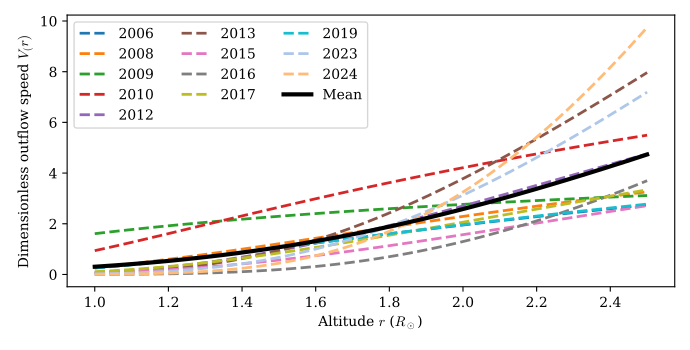

Source code (Python):
#Script to do a nice animation of the convergence of an outflow PARKER SOLUTION
import numpy as np
import matplotlib.pyplot as plt
import seaborn as sns
import os
from scipy.optimize import root_scalar, minimize_scalar
from scipy import interpolate

plt.rcParams.update({
    "text.usetex": False,
    "mathtext.fontset": "cm",  # LaTeX-like Computer Modern
    "font.family": "serif",
})

colors = sns.color_palette('tab20')

fig = plt.figure(figsize = (6.9,3.5))
years = [2006,2008,2009,2010,2012,2013,2015,2016,2017,2019,2023,2024]

nx = 100
allys = np.zeros((nx))
ycount = 0

if os.path.exists(f"./data/batch_logs/optimums.txt"):
    os.remove(f"./data/batch_logs/optimums.txt")

for counter in range(0,1):
    xs = np.linspace(1.0,2.5,nx)  #Basis for the x axis

    for ei, eclipse_number in enumerate(years):

        #os.system(f"scp -r vgjn10@hamilton8.dur.ac.uk:/home/vgjn10/projects/outflowpy/scripts/batch_logs/log_{eclipse_number}.txt ./batch_logs_{source}")
        os.system(f"scp -r vgjn10@hamilton8.dur.ac.uk:/home/vgjn10/projects/outflowpy/scripts/batch_logs/log_{eclipse_number}.txt ./data/batch_logs")

        #log_file = './batch_logs/log_%d.txt' % eclipse_number
        log_file = f'./data/batch_logs/log_{eclipse_number}.txt'

        if not os.path.exists(log_file):
            continue

        log_info = []

        with open(log_file, "r") as f:
            for line in f.readlines():
                log_info.append(line.split(" "))
        log_info = np.array(log_info, dtype = 'float')

        #log_info = log_info[:counter+1,:]


        def implicit_fn(r_c, r, v):
            """
            This is where the implicit Parker Solar Wind function is defined.
            The algorithm should find zeros of this such that f(r, v) = 0.0
            The 'sound speed' here is set to zero as this will be scaled in the function _get_parker_wind_speed (makes the numerics more stable)
            """

            _c_s = 1.0; r_c = r_c
            if np.abs(v/_c_s) < 1e-12:
                return 1e12
            res = v**2/_c_s**2
            res -= 2*np.log(abs(v/_c_s))
            res -= 4*(np.log(abs(r/r_c)) + r_c/r)
            res += 3
            return res

        def _get_parker_wind_speed(r_c):
            """
            Given up on the meshgrid approach as it just doesn't work very well for low velocities.
            Instead doing the original options approach but with the linear prediction option if things are ambiguous
            """
            #Find initial point, assuming that the velocity is small here
            rg = xs
            rg = np.log(rg)
            min_r = -1.0; max_r = rg[-1]*2.0
            vtest_min = 1e-6
            dr = (max_r - min_r)/(2*len(rg))
            #Log two solutions
            vslows = []; vfasts = []
            r0s = []; vfinals = []
            r0 = min_r

            while r0 <= max_r:
                #Find the minimum value of the fn at this point? Would probably be more reliable for more complex functions.
                #Also could put a check in to make sure everything is the right way around?
                #Must be an inbuilt for the minimum of a function within a range?
                minimum = minimize_scalar(lambda v: implicit_fn(r_c, np.exp(r0), v))
                p0 = vtest_min; p1 = minimum.x; p2 = 10.0*minimum.x
                #If the three points have a crossing, then find the actual minimum using the standard root finding thing
                if  implicit_fn(r_c, np.exp(r0), p0)* implicit_fn(r_c, np.exp(r0), p1) < 0.0 and  implicit_fn(r_c, np.exp(r0), p1)* implicit_fn(r_c, np.exp(r0), p2) < 0.0:
                    #This is valid -- find the roots
                    vslow = root_scalar((lambda v: implicit_fn(r_c, np.exp(r0), v)), bracket = [p0, p1]).root
                    vfast = root_scalar((lambda v: implicit_fn(r_c, np.exp(r0), v)), bracket = [p1, p2]).root
                    vslows.append(vslow); vfasts.append(vfast)
                    if len(vfinals) < 2:  #For the first two, it's probably safe to assume that this is the slow solution
                        vfinals.append(vslows[-1])
                        r0s.append(r0)
                    else:
                        prediction = 2*vfinals[-1] - vfinals[-2]
                        diffslow = np.abs(vslows[-1] - prediction)
                        difffast = np.abs(vfasts[-1] - prediction)
                        if diffslow < difffast:
                            vfinals.append(vslows[-1])
                            r0s.append(r0)
                        else:
                            vfinals.append(vfasts[-1])
                            r0s.append(r0)
                else:
                    #If r is reasonably small, it is probably zero, so add something to that effect at the start
                    if r0 < np.log(2.5):
                        vfinals.append(0.0)
                        r0s.append(r0)
                    else:
                        raise Exception('A sensible solution to the implicit wind speed equation could not be found')
                r0 = r0 + dr

            vfinals = np.array(vfinals); r0s = np.array(r0s)

            #Interpolate these values onto the desired grid points, then differentiate (in RHO)
            #To find the values on the extended inner cells, extend the grid cells (briefly) and do central differences
            vf = interpolate.interp1d(r0s, vfinals,bounds_error=False, fill_value='extrapolate')
            rgx = np.zeros((len(rg) + 2))
            rgx[1:-1] = rg
            rgx[0] = 2*rgx[1] - rgx[2]; rgx[-1] = 2*rgx[-2] - rgx[-3]

            vgx = vf(rgx)

            return vgx[1:-1]

        def find_speed_parker(mf_constant, corona_temp):
            #Finds the Parker coefficients
            mf_in_sensible_units = mf_constant*(6.957e10)**2 #In seconds/solar radius
            sound_speed = np.sqrt(1.38064852e-23*corona_temp/1.67262192e-27) #Sound speed in m/s
            r_c = (6.67408e-11*1.98847542e30/(2*sound_speed**2))/(6.957e8)   #Critical radius in solar radii (code units)
            c_s = mf_in_sensible_units*sound_speed/6.957e8  #Sound speed in seconds/solar radius (code units)

            rg = xs
            rg = np.log(rg)
            vg = _get_parker_wind_speed(r_c)
            vg = vg*c_s
            return vg

        best_id = 0; score = 1.
        for i in range(np.size(log_info,0)):
            if log_info[i,1] < score:
                best_id = i
                score = log_info[i,1]

        #     plt.plot(xs, ys, linewidth = 0.1, c = colors[ei])

        string = ''
        for var in range(2, np.size(log_info[0])):
            string = string + str(log_info[-1, var]) + ','
        print('Eclipse', eclipse_number, string)

        mf_constant = np.abs(log_info[-1,2])*1e-17
        corona_temp = np.abs(log_info[-1,3])*1e6

        print(mf_constant, corona_temp)
        ys = find_speed_parker(mf_constant, corona_temp)

        if np.max(ys) > 0.0:
            allys += ys
            ycount += 1

        plt.plot(xs, ys, linewidth = 2.0, c = colors[2*ei%20 + ei//10], label = f'{eclipse_number}', linestyle = 'dashed')
        #print(log_info[best_id,2:])

        with open(f"./data/batch_logs/optimums.txt", mode = "a") as f:
            f.write(f"{log_info[-1, 2:].tolist()}\n")

    plt.plot(xs, allys/ycount, linewidth = 3.0, c = 'black', label = 'Mean', linestyle = 'solid')

    plt.xlabel('Altitude $r$ ($R_\odot$)')
    plt.ylabel('Dimensionless outflow speed $V_(r)$')
    plt.legend(ncols = 3)
    plt.tight_layout()
    plt.savefig('./10_optimums.pdf')
    plt.show()
    plt.close()
